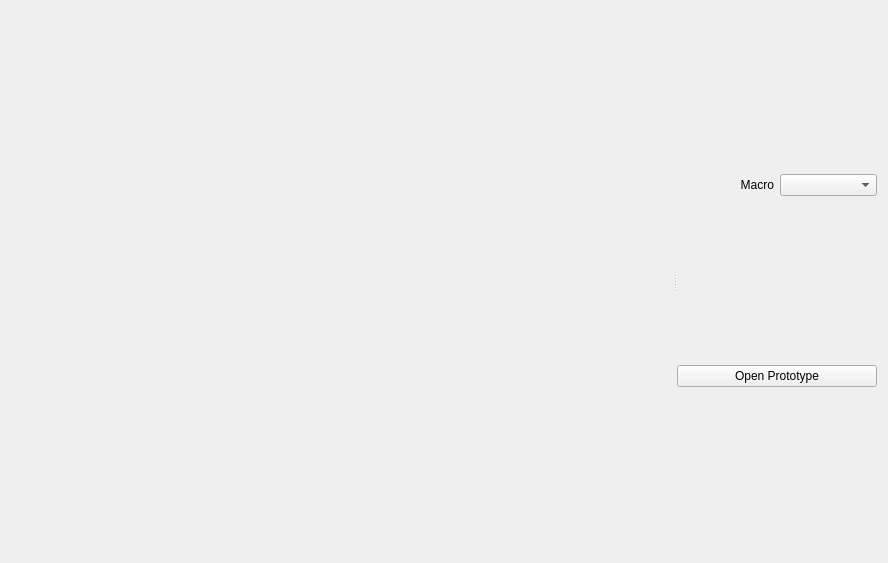
<?xml version="1.0" encoding="UTF-8"?>
<ui version="4.0">
 <class>Form</class>
 <widget class="QWidget" name="Form">
  <property name="geometry">
   <rect>
    <x>0</x>
    <y>0</y>
    <width>888</width>
    <height>563</height>
   </rect>
  </property>
  <property name="windowTitle">
   <string>Form</string>
  </property>
  <layout class="QGridLayout" name="gridLayout">
   <item row="0" column="0">
    <widget class="QSplitter" name="splitter">
     <property name="orientation">
      <enum>Qt::Horizontal</enum>
     </property>
     <widget class="Canvas" name="canvas" native="true"/>
     <widget class="QWidget" name="widget" native="true">
      <property name="sizePolicy">
       <sizepolicy hsizetype="Minimum" vsizetype="Minimum">
        <horstretch>0</horstretch>
        <verstretch>0</verstretch>
       </sizepolicy>
      </property>
      <property name="maximumSize">
       <size>
        <width>200</width>
        <height>16777215</height>
       </size>
      </property>
      <layout class="QGridLayout" name="gridLayout_2">
       <item row="0" column="0">
        <widget class="QLabel" name="label">
         <property name="text">
          <string>Macro</string>
         </property>
         <property name="alignment">
          <set>Qt::AlignRight|Qt::AlignTrailing|Qt::AlignVCenter</set>
         </property>
        </widget>
       </item>
       <item row="0" column="1">
        <widget class="QComboBox" name="macro"/>
       </item>
       <item row="1" column="0" colspan="2">
        <widget class="QPushButton" name="openProto">
         <property name="text">
          <string>Open Prototype</string>
         </property>
        </widget>
       </item>
      </layout>
     </widget>
    </widget>
   </item>
  </layout>
 </widget>
 <customwidgets>
  <customwidget>
   <class>Canvas</class>
   <extends>QWidget</extends>
   <header>ui.canvas</header>
   <container>1</container>
  </customwidget>
 </customwidgets>
 <resources/>
 <connections/>
</ui>
